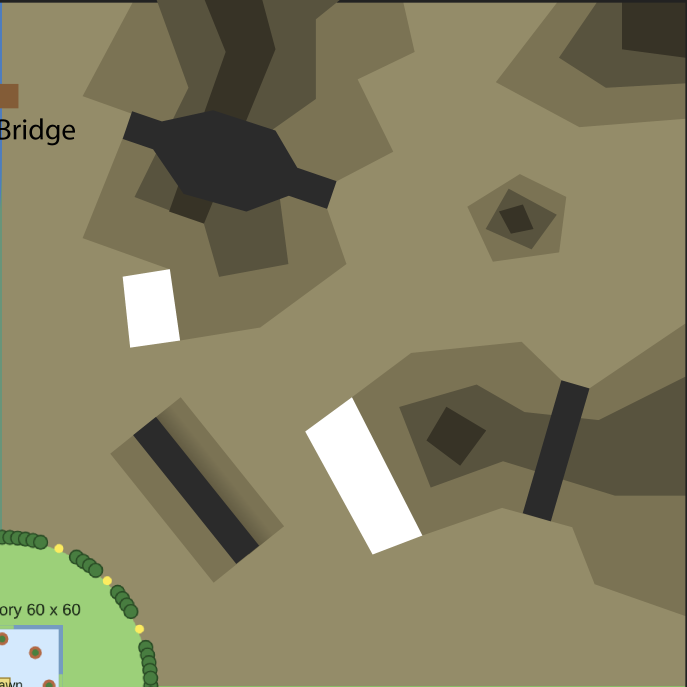
#> input picture models/maps/hills.png, 2060 x 2060 px (shown at 1/3 size)
$ python trace_hills.py
#> lines starting #> are read from the running program, lines starting #| are printed output that depends on the picture; after the words box and inside, x2 and y2 are one past the last pixel; in counts of white or black regions, pixels touching at a corner belong together
"""
Traces Wylie's Hills quarter picture (models/maps/hills.png) into polygons
for the game: rises, tunnels, the cave room, ramps and the bottom left hill.
Writes src/shared/Config/HillsShape.luau (generated; don't edit by hand).

The picture covers the Hills quarter exactly: left edge X = 0, right edge
X = 350, top edge Z = -350, bottom edge Z = 0.

Colours: ground (148,140,105), First Rise (123,115,84), Second Rise
(88,83,62), Third Rise (55,51,38), tunnel (43,43,43), ramp (255,255,255).

Usage: python3 scripts/map/trace_hills.py   (needs opencv-python-headless)
"""

import math
import os

import cv2
import numpy as np

ROOT = os.path.dirname(os.path.dirname(os.path.dirname(os.path.abspath(__file__))))
SOURCE = os.path.join(ROOT, "models", "maps", "hills.png")
OUT = os.path.join(ROOT, "src", "shared", "Config", "HillsShape.luau")

SIZE = 350  # studs across the quarter
CELL = 1  # studs per grid cell
SIMPLIFY = 1.5  # studs: how closely the polygons follow the picture

COLOURS = {
    "ground": (148, 140, 105),
    "rise1": (123, 115, 84),
    "rise2": (88, 83, 62),
    "rise3": (55, 51, 38),
    "tunnel": (43, 43, 43),
    "ramp": (255, 255, 255),
}
LEVEL = {"ground": 0, "rise1": 1, "rise2": 2, "rise3": 3, "tunnel": 9, "ramp": 8}
# The bottom left hill is its own shape (a ridge over a tunnel); this point
# (studs) is inside it.
HILL_POINT = (100, -100)
# Its outline, measured from the picture: middle, length, width and the
# direction of its length (the tunnel runs along it).
HILL_MARGIN = 6
HILL = {"x": 100.4, "z": -100.4, "length": 84, "width": 46, "dx": 0.625, "dz": 0.7806}


def to_studs(px, py, scale):
    return px * scale, -SIZE + py * scale


def main():
    image = cv2.cvtColor(cv2.imread(SOURCE), cv2.COLOR_BGR2RGB).astype(np.int32)
    height, width, _ = image.shape
#> height = 2060; width = 2060
    # Nearest palette colour per pixel; anything else (labels, the field,
    # the border) counts as ground.
    names = list(COLOURS)
    palette = np.array([COLOURS[n] for n in names])
    distance = ((image[:, :, None, :] - palette[None, None, :, :]) ** 2).sum(axis=3)
    nearest = distance.argmin(axis=2)
#> nearest: shape (2060, 2060) int64; 6 distinct labels, from 0 to 5
    close = distance.min(axis=2) < 300
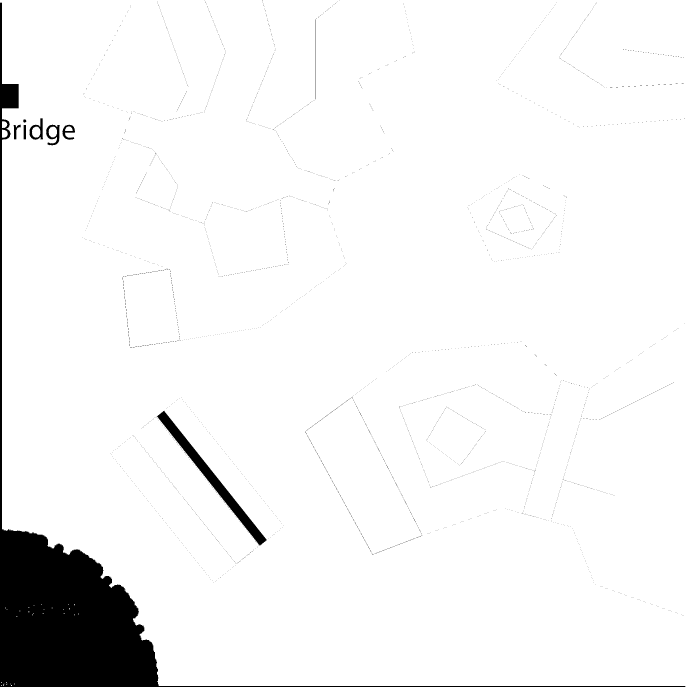
#> close: shape (2060, 2060) bool (shown at 1/3 size); 95% white; 4177 black regions (4168 under 20 px), largest, box (x1, y1, x2, y2) and area: (0, 8, 2056, 2060) 188325, (471, 1233, 800, 1637) 13367, (138, 374, 179, 436) 1082
    labels = np.where(close, np.array([LEVEL[n] for n in names])[nearest], 0)
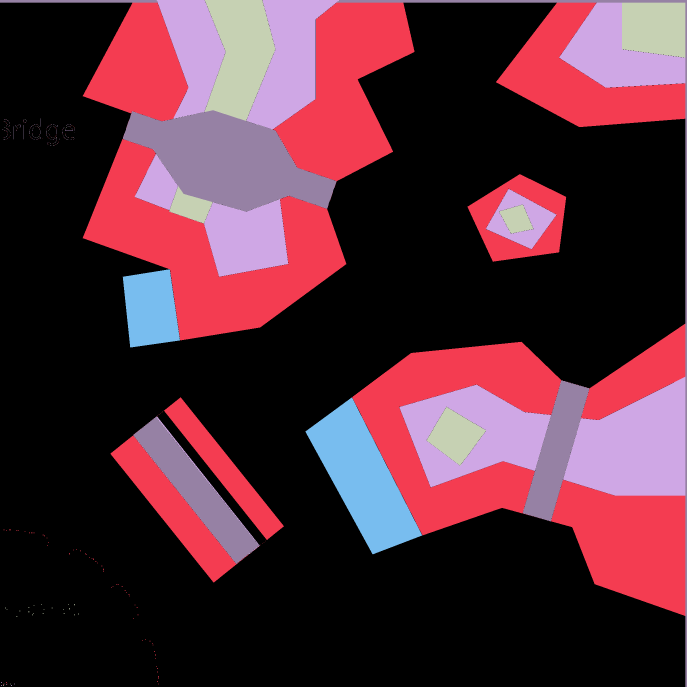
#> labels: shape (2060, 2060) int64 (shown at 1/3 size); 6 distinct labels, from 0 to 9; one colour per label, 0 black

    cells = SIZE // CELL
    grid = cv2.resize(labels.astype(np.uint8), (cells, cells), interpolation=cv2.INTER_NEAREST)
    # Clean up stray pixels from the picture's soft edges.
    grid = cv2.medianBlur(grid, 5)
    # The picture's dark border along the top isn't a tunnel.
    grid[:3, :] = np.where(grid[:3, :] == 9, 0, grid[:3, :])
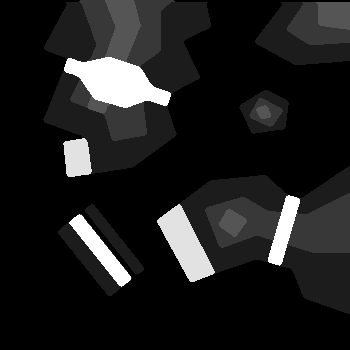
#> grid: shape (350, 350); min 0, max 9, mean 1.06; drawn with min black and max white

    # What each tunnel or ramp cell would be without it: the nearest plain layer.
    plain = np.isin(grid, [0, 1, 2, 3])
#> plain: shape (350, 350) bool; 93.1% white; 5 black regions, box (x1, y1, x2, y2) and area: (64, 57, 171, 108) 3209, (157, 204, 215, 282) 2098, (69, 214, 131, 287) 1237, (268, 195, 300, 266) 1036, (63, 138, 92, 177) 898
    base = grid.copy()
    _, index = cv2.distanceTransformWithLabels(
        (~plain).astype(np.uint8), cv2.DIST_L2, 5, labelType=cv2.DIST_LABEL_PIXEL
    )
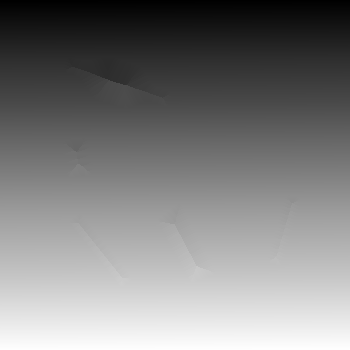
#> index: shape (350, 350) int32; min 1, max 114022, mean 56961.4; drawn with min black and max white
    ys, xs = np.nonzero(plain)
    lookup = np.zeros(index.max() + 1, dtype=np.uint8)
    lookup[index[ys, xs]] = grid[ys, xs]
    base = np.where(plain, grid, lookup[index])
    # Ramps sit on the ground in front of the rise.
    base = np.where(grid == 8, 0, base)

    scale = SIZE / cells

    def polygons(mask, min_area=20):
        mask = mask.astype(np.uint8)
        contours, hierarchy = cv2.findContours(mask, cv2.RETR_CCOMP, cv2.CHAIN_APPROX_NONE)
        result, holes = [], 0
        for i, contour in enumerate(contours):
            if hierarchy[0][i][3] != -1:
                if cv2.contourArea(contour) * scale * scale >= min_area:
                    holes += 1
                continue
            if cv2.contourArea(contour) * scale * scale < min_area:
                continue
            simple = cv2.approxPolyDP(contour, SIMPLIFY / scale, True)
            points = []
            for p in simple[:, 0, :]:
                x, z = to_studs(p[0] + 0.5, p[1] + 0.5, scale)
                points.append((round(x, 1), round(z, 1)))
            if len(points) >= 3:
                result.append(points)
        return result, holes

    # The bottom left hill: the rise 1 blob containing HILL_POINT.
    hx = int(HILL_POINT[0] / scale)
    hy = int((HILL_POINT[1] + SIZE) / scale)
    count, components = cv2.connectedComponents((base >= 1).astype(np.uint8))
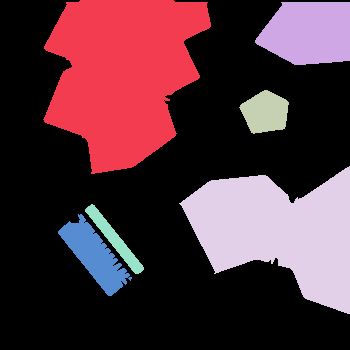
#> components: shape (350, 350) int32; 7 distinct labels, from 0 to 6; one colour per label, 0 black
#> count = 7
    hill_id = components[hy, hx]
#> hill_id = 6
    hill_mask = components == hill_id
#> hill_mask: shape (350, 350) bool; 2% white; 1 white region, box (x1, y1, x2, y2) and area: (58, 214, 132, 296) 2431
    hill_area = cv2.dilate(hill_mask.astype(np.uint8), np.ones((15, 15), np.uint8)).astype(bool)
#> hill_area: shape (350, 350) bool; 4% white; 1 white region, box (x1, y1, x2, y2) and area: (51, 207, 139, 303) 4884
    # Also everything within HILL_MARGIN studs of the hill's rectangle, so no
    # thin slivers of rise are left along its sides.
    rect = np.zeros_like(hill_mask, dtype=np.uint8)
    half_l = HILL["length"] / 2 + HILL_MARGIN
    half_w = HILL["width"] / 2 + HILL_MARGIN
    corners = []
    for sa, sc in ((1, 1), (1, -1), (-1, -1), (-1, 1)):
        a, c = sa * half_l, sc * half_w
        x = HILL["x"] + a * HILL["dx"] - c * HILL["dz"]
        z = HILL["z"] + a * HILL["dz"] + c * HILL["dx"]
        corners.append([int(round(x / scale)), int(round((z + SIZE) / scale))])
    cv2.fillPoly(rect, [np.array(corners, dtype=np.int32)], 1)
#> rect: shape (350, 350); values 0 (black) and 1 (white), 4.6% white; 1 white region, box (x1, y1, x2, y2) and area: (48, 194, 154, 306) 5656
    hill_area |= rect.astype(bool)
#> hill_area: shape (350, 350) bool; 5% white; 1 white region, box (x1, y1, x2, y2) and area: (48, 194, 154, 306) 6163
    rises = {}
    report = []
    for level in (1, 2, 3):
        mask = (base >= level) & ~hill_area
        polys, holes = polygons(mask)
        rises[level] = polys
        report.append(f"rise{level}: {len(polys)} polygons, {holes} holes")
#> this loop made 3 passes
#> pass 1, in main, `mask = (base >= level) & ~hill_area`:
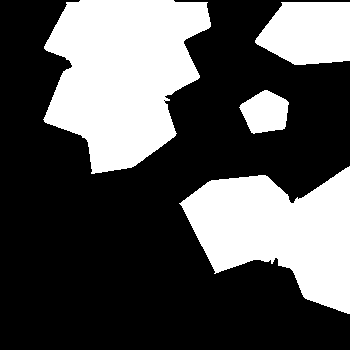
#> mask: shape (350, 350) bool; 33.8% white; 4 white regions, box (x1, y1, x2, y2) and area: (43, 0, 211, 174) 20066, (179, 166, 350, 314) 14959, (255, 2, 350, 65) 4893, (239, 90, 289, 134) 1547
#> after the loop, report = ['rise1: 4 polygons, 0 holes', 'rise2: 4 polygons, 0 holes', 'rise3: 5 polygons, 0 holes']; rises = 3 items

    hill = dict(HILL)
    tunnel_mask = grid == 9
#> tunnel_mask: shape (350, 350) bool; 4.5% white; 3 white regions, box (x1, y1, x2, y2) and area: (64, 57, 171, 108) 3209, (69, 214, 131, 287) 1237, (268, 195, 300, 266) 1036
    tunnel_mask_no_hill = tunnel_mask & ~hill_area
#> tunnel_mask_no_hill: shape (350, 350) bool; 3.5% white; 2 white regions
    tunnels, _ = polygons(tunnel_mask_no_hill)
#> in polygons (call 4), `contours, hierarchy = cv2.findContours(mask, cv2.RETR_CCOMP, cv2.CHAIN..`: contours = 2 contours; box (x1, y1, x2, y2) and area: (64, 57, 171, 108) 3088, (268, 195, 300, 266) 958
#> tunnels = 2 items
    # Cave room: the tunnel blob with its thin arms opened away.
    kernel = cv2.getStructuringElement(cv2.MORPH_ELLIPSE, (int(26 / scale), int(26 / scale)))
    room_mask = cv2.morphologyEx(tunnel_mask_no_hill.astype(np.uint8), cv2.MORPH_OPEN, kernel)
#> room_mask: shape (350, 350); values 0 (black) and 1 (white), 2.1% white; 1 white region
    rooms, _ = polygons(room_mask, min_area=200)
#> in polygons (call 5), `contours, hierarchy = cv2.findContours(mask, cv2.RETR_CCOMP, cv2.CHAIN..`: contours = 1 contour; box (x1, y1, x2, y2) and area: (81, 58, 152, 108) 2542
#> rooms = [[(81.5, -282.5), (81.5, -269.5), (90.5, -256.5), (98.5, -249.5), (125.5, -242.5), (141.5, -247.5), (150.5, -254.5), (150.5, -266.5), (144.5, -276.5), (135.5, -284.5), (114.5, -291.5), (101.5, -291.5), (88.5, -288.5)]]

    # Ramps: each white blob as a rectangle, high end against the rise.
    ramps = []
    ramp_mask = (grid == 8).astype(np.uint8)
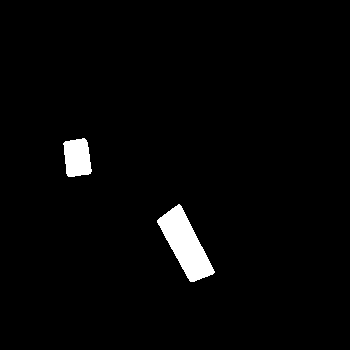
#> ramp_mask: shape (350, 350); values 0 (black) and 1 (white), 2.4% white; 2 white regions
    contours, _ = cv2.findContours(ramp_mask, cv2.RETR_EXTERNAL, cv2.CHAIN_APPROX_NONE)
#> contours = 2 contours; box (x1, y1, x2, y2) and area: (157, 204, 215, 282) 2010, (63, 138, 92, 177) 842
    for contour in contours:
        if cv2.contourArea(contour) * scale * scale < 50:
            continue
        box = cv2.boxPoints(cv2.minAreaRect(contour))
        # Score each side by how much rise 1 lies just outside it.
        best, best_score = None, -1
        centre = box.mean(axis=0)
        for i in range(4):
            p, q = box[i], box[(i + 1) % 4]
            mid = (p + q) / 2
            out = mid + (mid - centre) / np.linalg.norm(mid - centre) * (4 / scale)
            score = 0
            for t in np.linspace(0.1, 0.9, 9):
                s = p + (q - p) * t + (out - mid)
                sx, sy = int(s[0]), int(s[1])
                if 0 <= sx < cells and 0 <= sy < cells and base[sy, sx] >= 1 and grid[sy, sx] != 8:
                    score += 1
            if score > best_score:
                best, best_score = i, score
        p, q = box[best], box[(best + 1) % 4]
        r, s = box[(best + 2) % 4], box[(best + 3) % 4]
        # High edge p-q, low edge r-s.
        ramps.append({
            "high": [to_studs(p[0], p[1], scale), to_studs(q[0], q[1], scale)],
            "low": [to_studs(s[0], s[1], scale), to_studs(r[0], r[1], scale)],
        })
#> this loop made 2 passes
#> (box, centre) on pass 1: ([[189.5, 285.5], [154, 216.3], [179.6, 203.2], [215, 272.4]], [184.5, 244.4])
#> (centre, p, q, r, s) on pass 2: ([76.66, 157.2], [86.78, 137.4], [91.62, 173.7], [66.53, 177], [61.69, 140.7])
#> after the loop, ramps = 2 items

    def lua_points(points, indent):
        pad = "\t" * indent
        lines = [f"{pad}points({{"]
        for x, z in points:
            lines.append(f"{pad}\t{{ {x:g}, {z:g} }},")
        lines.append(f"{pad}}}),")
        return lines

    out = [
        "--[[",
        "\tGENERATED by scripts/map/trace_hills.py from models/maps/hills.png.",
        "\tDon't edit by hand: change the picture and run the script again.",
        "\tPolygons are { x, z } corners in studs. Heights and looks are in",
        "\t`Config/Map.luau` (Map.Hills).",
        "]]",
        "",
        "local function points(list: { { number } }): { { number } }",
        "\tfor _, point in list do",
        "\t\ttable.freeze(point)",
        "\tend",
        "\treturn table.freeze(list)",
        "end",
        "",
        "local function list(items: { any }): { any }",
        "\treturn table.freeze(items)",
        "end",
        "",
        "local HillsShape = {}",
        "",
        "-- Outlines of everything at or above each rise (index 1 to 3).",
        "HillsShape.rises = list({",
    ]
    for level in (1, 2, 3):
        out.append("\tlist({")
        for poly in rises[level]:
            out += lua_points(poly, 2)
        out.append("\t}),")
    out.append("})")
    out.append("")
    out.append("-- Tunnels at ground level (the cave included).")
    out.append("HillsShape.tunnels = list({")
    for poly in tunnels:
        out += lua_points(poly, 1)
#> this loop made 2 passes
    out.append("})")
    out.append("")
    out.append("-- The cave room: the wide middle of the big tunnel.")
    out.append("HillsShape.caveRooms = list({")
    for poly in rooms:
        out += lua_points(poly, 1)
#> this loop made 1 pass
    out.append("})")
    out.append("")
    out.append("-- Ramps up to the First Rise: the high edge's two corners, then the")
    out.append("-- low edge's (same order).")
    out.append("HillsShape.ramps = list({")
    for ramp in ramps:
        (a1, a2), (b1, b2) = ramp["high"], ramp["low"]
        out.append("\tlist({")
        out.append(f"\t\thigh = points({{ {{ {a1[0]:.1f}, {a1[1]:.1f} }}, {{ {a2[0]:.1f}, {a2[1]:.1f} }} }}),")
        out.append(f"\t\tlow = points({{ {{ {b1[0]:.1f}, {b1[1]:.1f} }}, {{ {b2[0]:.1f}, {b2[1]:.1f} }} }}),")
        out.append("\t}),")
#> this loop made 2 passes
#> (a1, a2, b1, b2) on passes 1 to 2: ((179.6, -146.8), (215, -77.55), (154, -133.7), (189.5, -64.48)), ((86.78, -212.6), (91.62, -176.3), (61.69, -209.3), (66.53, -173))
#> after the loop, out = 268 items
    out.append("})")
    out.append("")
    out.append("-- The bottom left hill: a ridge with a tunnel along it. Middle, size")
    out.append("-- and the direction of its length.")
    out.append("HillsShape.ridge = table.freeze({")
    for key in ("x", "z", "length", "width", "dx", "dz"):
        out.append(f"\t{key} = {hill[key]:g},")
#> after the loop, out = 279 items
    out.append("})")
    out.append("")
    out.append("return table.freeze(HillsShape)")
    with open(OUT, "w") as f:
        f.write("\n".join(out) + "\n")
    print("\n".join(report))
#| rise1: 4 polygons, 0 holes
#| rise2: 4 polygons, 0 holes
#| rise3: 5 polygons, 0 holes
    print("tunnels", len(tunnels), "rooms", len(rooms), "ramps", len(ramps), "hill", hill)
#| tunnels 2 rooms 1 ramps 2 hill {'x': 100.4, 'z': -100.4, 'length': 84, 'width': 46, 'dx': 0.625, 'dz': 0.7806}


if __name__ == "__main__":
    main()
